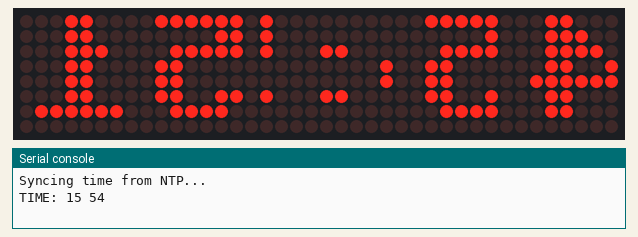
Simulated run of this program. Board: ESP32 board running MicroPython. Parts: 40×8 LED matrix, the last lines printed to the serial console. WiFi joins after 1.5 s; the clock reads 2024-03-15 10:24:30 at power-on unless the program sets it; library files of the repository ran but are not shown: max7219.py.

Above: at 2.1 s.
At 30.2 s:
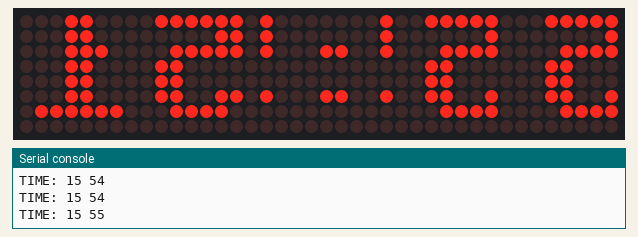
At 90.3 s:
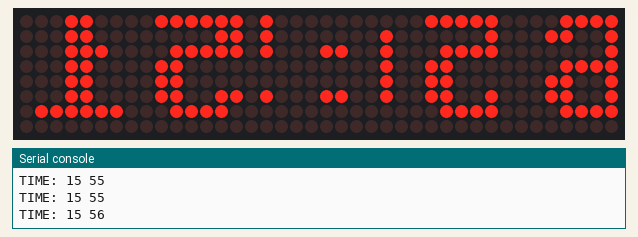

Measured:
- what the display in image 0 shows lasts 28.0 s, from 2.1 s to 30.1 s
- what the display in image 1 shows lasts 60.1 s, from 30.1 s to 90.2 s

The program:

main.py
```python
from machine import Pin, SPI
import max7219
import time
import network
import ntptime

# ========== WIFI CONFIG ==========
SSID = "Wokwi-GUEST"
PASSWORD = ""

# ========== CONNECT WIFI ==========
wlan = network.WLAN(network.STA_IF)
wlan.active(True)
wlan.connect(SSID, PASSWORD)

print("Connecting WiFi...")
while not wlan.isconnected():
    time.sleep(1)

print("WiFi Connected:", wlan.ifconfig())

# ========== NTP TIME SYNC ==========
print("Syncing time from NTP...")
ntptime.settime()   # UTC time

# ========== SPI MAX7219 ==========
spi = SPI(1, baudrate=10000000, polarity=1, phase=0,
          sck=Pin(4), mosi=Pin(2))
cs = Pin(5, Pin.OUT)

display = max7219.Matrix8x8(spi, cs, 5)  # 5 matrices
display.brightness(5)

# Colon draw function
def draw_colon(x):
    display.pixel(x, 2, 1)
    display.pixel(x, 5, 1)

# Timezone offset (India = UTC +5:30)
TZ_OFFSET = 5*3600 + 30*60

# ========== MAIN LOOP ==========
while True:
    t = time.time() + TZ_OFFSET
    tm = time.localtime(t)

    hh = "{:02d}".format(tm[3])
    mm = "{:02d}".format(tm[4])
    ss = "{:02d}".format(tm[5])

    # SERIAL PRINT
    print("TIME:", hh, mm)

    # DISPLAY
    display.fill(0)
    display.text(hh, 0, 0, 1)
    draw_colon(18)
    draw_colon(19)
    display.text(mm, 22, 0, 1)
    display.show()

    time.sleep(1) 
```
